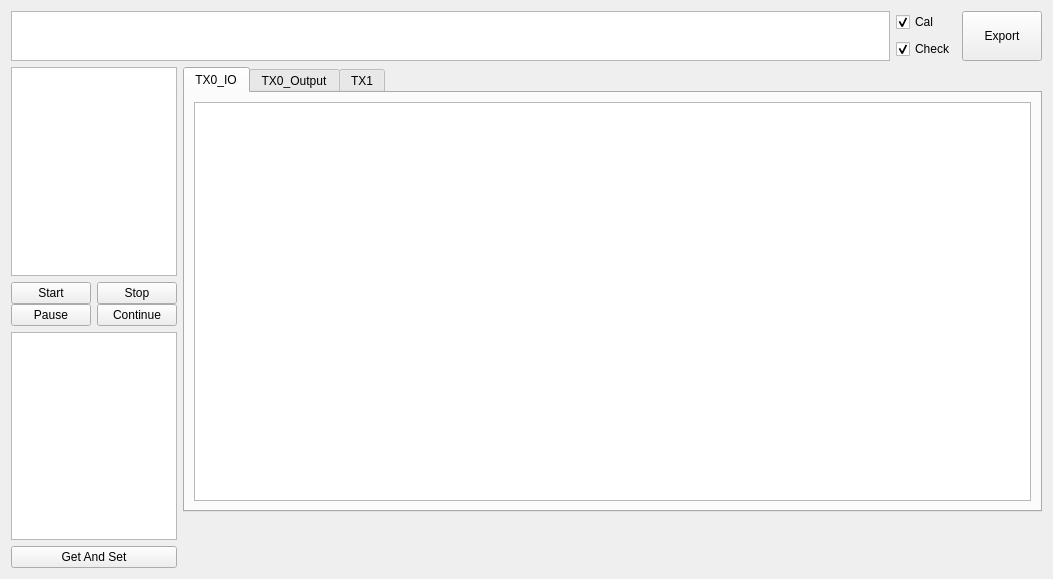
<?xml version="1.0" encoding="UTF-8"?>
<ui version="4.0">
 <class>Q_SP9500X_Cal_TX_Att_Widget</class>
 <widget class="QWidget" name="Q_SP9500X_Cal_TX_Att_Widget">
  <property name="geometry">
   <rect>
    <x>0</x>
    <y>0</y>
    <width>1053</width>
    <height>579</height>
   </rect>
  </property>
  <property name="windowTitle">
   <string>Form</string>
  </property>
  <layout class="QVBoxLayout" name="verticalLayout" stretch="0,1">
   <item>
    <layout class="QHBoxLayout" name="horizontalLayout_0" stretch="1,0,0">
     <item>
      <widget class="QTextEdit" name="textEditRFFreqs">
       <property name="sizePolicy">
        <sizepolicy hsizetype="Expanding" vsizetype="Fixed">
         <horstretch>0</horstretch>
         <verstretch>0</verstretch>
        </sizepolicy>
       </property>
       <property name="maximumSize">
        <size>
         <width>16777215</width>
         <height>50</height>
        </size>
       </property>
      </widget>
     </item>
     <item>
      <layout class="QVBoxLayout" name="verticalLayout_01">
       <item>
        <widget class="QCheckBox" name="checkBoxCal">
         <property name="sizePolicy">
          <sizepolicy hsizetype="Fixed" vsizetype="Fixed">
           <horstretch>0</horstretch>
           <verstretch>0</verstretch>
          </sizepolicy>
         </property>
         <property name="text">
          <string>Cal</string>
         </property>
         <property name="checked">
          <bool>true</bool>
         </property>
        </widget>
       </item>
       <item>
        <widget class="QCheckBox" name="checkBoxCheck">
         <property name="sizePolicy">
          <sizepolicy hsizetype="Fixed" vsizetype="Fixed">
           <horstretch>0</horstretch>
           <verstretch>0</verstretch>
          </sizepolicy>
         </property>
         <property name="text">
          <string>Check</string>
         </property>
         <property name="checked">
          <bool>true</bool>
         </property>
        </widget>
       </item>
      </layout>
     </item>
     <item>
      <widget class="QPushButton" name="pushButtonExport">
       <property name="sizePolicy">
        <sizepolicy hsizetype="Fixed" vsizetype="Expanding">
         <horstretch>0</horstretch>
         <verstretch>0</verstretch>
        </sizepolicy>
       </property>
       <property name="text">
        <string>Export</string>
       </property>
      </widget>
     </item>
    </layout>
   </item>
   <item>
    <layout class="QHBoxLayout" name="horizontalLayout" stretch="1,10">
     <item>
      <layout class="QVBoxLayout" name="verticalLayout_10">
       <item>
        <widget class="Q_Config_Table_View" name="tableViewConfig"/>
       </item>
       <item>
        <layout class="QHBoxLayout" name="horizontalLayout_100">
         <item>
          <layout class="QVBoxLayout" name="verticalLayout_1000">
           <property name="spacing">
            <number>0</number>
           </property>
           <item>
            <widget class="QPushButton" name="pushButtonStar">
             <property name="sizePolicy">
              <sizepolicy hsizetype="Fixed" vsizetype="Fixed">
               <horstretch>0</horstretch>
               <verstretch>0</verstretch>
              </sizepolicy>
             </property>
             <property name="text">
              <string>Start</string>
             </property>
            </widget>
           </item>
           <item>
            <widget class="QPushButton" name="pushButtonPaus">
             <property name="sizePolicy">
              <sizepolicy hsizetype="Fixed" vsizetype="Fixed">
               <horstretch>0</horstretch>
               <verstretch>0</verstretch>
              </sizepolicy>
             </property>
             <property name="text">
              <string>Pause</string>
             </property>
            </widget>
           </item>
          </layout>
         </item>
         <item>
          <layout class="QVBoxLayout" name="verticalLayout_1001">
           <property name="spacing">
            <number>0</number>
           </property>
           <item>
            <widget class="QPushButton" name="pushButtonStop">
             <property name="sizePolicy">
              <sizepolicy hsizetype="Fixed" vsizetype="Fixed">
               <horstretch>0</horstretch>
               <verstretch>0</verstretch>
              </sizepolicy>
             </property>
             <property name="text">
              <string>Stop</string>
             </property>
            </widget>
           </item>
           <item>
            <widget class="QPushButton" name="pushButtonCont">
             <property name="sizePolicy">
              <sizepolicy hsizetype="Fixed" vsizetype="Fixed">
               <horstretch>0</horstretch>
               <verstretch>0</verstretch>
              </sizepolicy>
             </property>
             <property name="text">
              <string>Continue</string>
             </property>
            </widget>
           </item>
          </layout>
         </item>
        </layout>
       </item>
       <item>
        <widget class="QTableView" name="tableViewSet"/>
       </item>
       <item>
        <widget class="QPushButton" name="pushButtonGetSet">
         <property name="sizePolicy">
          <sizepolicy hsizetype="Expanding" vsizetype="Fixed">
           <horstretch>0</horstretch>
           <verstretch>0</verstretch>
          </sizepolicy>
         </property>
         <property name="text">
          <string>Get And Set</string>
         </property>
        </widget>
       </item>
      </layout>
     </item>
     <item>
      <widget class="QSplitter" name="splitter">
       <property name="orientation">
        <enum>Qt::Vertical</enum>
       </property>
       <property name="handleWidth">
        <number>0</number>
       </property>
       <widget class="QTabWidget" name="tabWidget">
        <property name="currentIndex">
         <number>0</number>
        </property>
        <widget class="QWidget" name="tab1">
         <attribute name="title">
          <string>TX0_IO</string>
         </attribute>
         <layout class="QVBoxLayout" name="verticalLayout_3">
          <item>
           <widget class="Q_RDDT_TableView" name="tableViewTX0_IO"/>
          </item>
         </layout>
        </widget>
        <widget class="QWidget" name="tab0">
         <attribute name="title">
          <string>TX0_Output</string>
         </attribute>
         <layout class="QVBoxLayout" name="verticalLayout_4">
          <item>
           <widget class="Q_RDDT_TableView" name="tableViewTX0_Output"/>
          </item>
         </layout>
        </widget>
        <widget class="QWidget" name="tab2">
         <attribute name="title">
          <string>TX1</string>
         </attribute>
         <layout class="QVBoxLayout" name="verticalLayout_5">
          <item>
           <widget class="Q_RDDT_TableView" name="tableViewTX1"/>
          </item>
         </layout>
        </widget>
       </widget>
       <widget class="QwtPlot" name="plot">
        <property name="sizePolicy">
         <sizepolicy hsizetype="MinimumExpanding" vsizetype="Expanding">
          <horstretch>0</horstretch>
          <verstretch>0</verstretch>
         </sizepolicy>
        </property>
       </widget>
      </widget>
     </item>
    </layout>
   </item>
  </layout>
 </widget>
 <customwidgets>
  <customwidget>
   <class>QwtPlot</class>
   <extends>QFrame</extends>
   <header>qwt_plot.h</header>
  </customwidget>
  <customwidget>
   <class>Q_Config_Table_View</class>
   <extends>QTableView</extends>
   <header>config_table.h</header>
  </customwidget>
  <customwidget>
   <class>Q_RDDT_TableView</class>
   <extends>QTableView</extends>
   <header>rddt_tableview.hpp</header>
  </customwidget>
 </customwidgets>
 <resources/>
 <connections/>
</ui>
